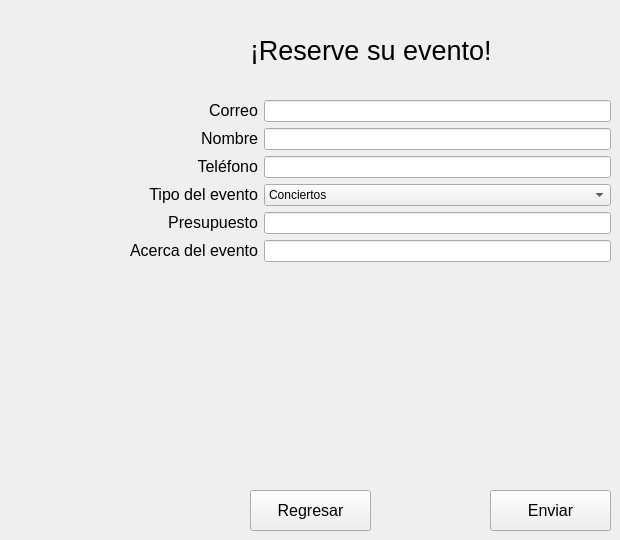
    <widget class="QWidget" name="page10_Contacto">
     <widget class="QLabel" name="label_5">
      <property name="geometry">
       <rect>
        <x>250</x>
        <y>30</y>
        <width>301</width>
        <height>41</height>
       </rect>
      </property>
      <property name="font">
       <font>
        <pointsize>20</pointsize>
       </font>
      </property>
      <property name="text">
       <string>¡Reserve su evento!</string>
      </property>
     </widget>
     <widget class="QPushButton" name="pushButton_Regresar">
      <property name="geometry">
       <rect>
        <x>250</x>
        <y>490</y>
        <width>121</width>
        <height>41</height>
       </rect>
      </property>
      <property name="font">
       <font>
        <pointsize>12</pointsize>
       </font>
      </property>
      <property name="text">
       <string>Regresar</string>
      </property>
      <property name="autoDefault">
       <bool>false</bool>
      </property>
      <property name="default">
       <bool>false</bool>
      </property>
      <property name="flat">
       <bool>false</bool>
      </property>
     </widget>
     <widget class="QPushButton" name="pushButton_Enviar">
      <property name="geometry">
       <rect>
        <x>490</x>
        <y>490</y>
        <width>121</width>
        <height>41</height>
       </rect>
      </property>
      <property name="font">
       <font>
        <pointsize>12</pointsize>
       </font>
      </property>
      <property name="text">
       <string>Enviar</string>
      </property>
      <property name="autoDefault">
       <bool>false</bool>
      </property>
      <property name="default">
       <bool>false</bool>
      </property>
      <property name="flat">
       <bool>false</bool>
      </property>
     </widget>
     <widget class="QWidget" name="layoutWidget">
      <property name="geometry">
       <rect>
        <x>130</x>
        <y>100</y>
        <width>481</width>
        <height>361</height>
       </rect>
      </property>
      <layout class="QFormLayout" name="formLayout">
       <property name="labelAlignment">
        <set>Qt::AlignRight|Qt::AlignTrailing|Qt::AlignVCenter</set>
       </property>
       <item row="0" column="0">
        <widget class="QLabel" name="label_correo">
         <property name="font">
          <font>
           <pointsize>12</pointsize>
          </font>
         </property>
         <property name="text">
          <string>&lt;html&gt;&lt;head/&gt;&lt;body&gt;&lt;p align=&quot;right&quot;&gt;Correo&lt;/p&gt;&lt;/body&gt;&lt;/html&gt;</string>
         </property>
        </widget>
       </item>
       <item row="0" column="1">
        <widget class="QLineEdit" name="InputCorreoE"/>
       </item>
       <item row="2" column="0">
        <widget class="QLabel" name="label_nombre">
         <property name="font">
          <font>
           <pointsize>12</pointsize>
          </font>
         </property>
         <property name="text">
          <string>&lt;html&gt;&lt;head/&gt;&lt;body&gt;&lt;p align=&quot;right&quot;&gt;Nombre&lt;/p&gt;&lt;/body&gt;&lt;/html&gt;</string>
         </property>
        </widget>
       </item>
       <item row="2" column="1">
        <widget class="QLineEdit" name="InputNombreE"/>
       </item>
       <item row="4" column="0">
        <widget class="QLabel" name="label_telefono">
         <property name="font">
          <font>
           <pointsize>12</pointsize>
          </font>
         </property>
         <property name="text">
          <string>&lt;html&gt;&lt;head/&gt;&lt;body&gt;&lt;p align=&quot;right&quot;&gt;Teléfono&lt;/p&gt;&lt;/body&gt;&lt;/html&gt;</string>
         </property>
        </widget>
       </item>
       <item row="4" column="1">
        <widget class="QLineEdit" name="InputTelefonoE"/>
       </item>
       <item row="6" column="0">
        <widget class="QLabel" name="label_tipo_evento">
         <property name="font">
          <font>
           <pointsize>12</pointsize>
          </font>
         </property>
         <property name="text">
          <string>&lt;html&gt;&lt;head/&gt;&lt;body&gt;&lt;p align=&quot;right&quot;&gt;Tipo del evento&lt;/p&gt;&lt;/body&gt;&lt;/html&gt;</string>
         </property>
        </widget>
       </item>
       <item row="6" column="1">
        <widget class="QComboBox" name="comboBox_2">
         <item>
          <property name="text">
           <string>Conciertos</string>
          </property>
         </item>
         <item>
          <property name="text">
           <string>Bailes</string>
          </property>
         </item>
         <item>
          <property name="text">
           <string>Bodas</string>
          </property>
         </item>
         <item>
          <property name="text">
           <string>Conferencias</string>
          </property>
         </item>
         <item>
          <property name="text">
           <string>Graduaciones</string>
          </property>
         </item>
        </widget>
       </item>
       <item row="8" column="1">
        <widget class="QLineEdit" name="InputPresupuestoE"/>
       </item>
       <item row="10" column="0">
        <widget class="QLabel" name="label__acerca_de">
         <property name="font">
          <font>
           <pointsize>12</pointsize>
          </font>
         </property>
         <property name="text">
          <string>&lt;!DOCTYPE HTML PUBLIC &quot;-//W3C//DTD HTML 4.0//EN&quot; &quot;http://www.w3.org/TR/REC-html40/strict.dtd&quot;&gt;
&lt;html&gt;&lt;head&gt;&lt;meta name=&quot;qrichtext&quot; content=&quot;1&quot; /&gt;&lt;meta charset=&quot;utf-8&quot; /&gt;&lt;style type=&quot;text/css&quot;&gt;
p, li { white-space: pre-wrap; }
hr { height: 1px; border-width: 0; }
li.unchecked::marker { content: &quot;\2610&quot;; }
li.checked::marker { content: &quot;\2612&quot;; }
&lt;/style&gt;&lt;/head&gt;&lt;body style=&quot; font-family:'Segoe UI'; font-size:12pt; font-weight:400; font-style:normal;&quot;&gt;
&lt;p align=&quot;right&quot; style=&quot; margin-top:12px; margin-bottom:12px; margin-left:0px; margin-right:0px; -qt-block-indent:0; text-indent:0px;&quot;&gt;Acerca del evento&lt;/p&gt;&lt;/body&gt;&lt;/html&gt;</string>
         </property>
        </widget>
       </item>
       <item row="10" column="1">
        <widget class="QLineEdit" name="InputAcercaEvento"/>
       </item>
       <item row="8" column="0">
        <widget class="QLabel" name="label_presupuesto">
         <property name="font">
          <font>
           <pointsize>12</pointsize>
          </font>
         </property>
         <property name="text">
          <string>&lt;html&gt;&lt;head/&gt;&lt;body&gt;&lt;p align=&quot;right&quot;&gt;Presupuesto&lt;/p&gt;&lt;/body&gt;&lt;/html&gt;</string>
         </property>
        </widget>
       </item>
      </layout>
     </widget>
    </widget>
